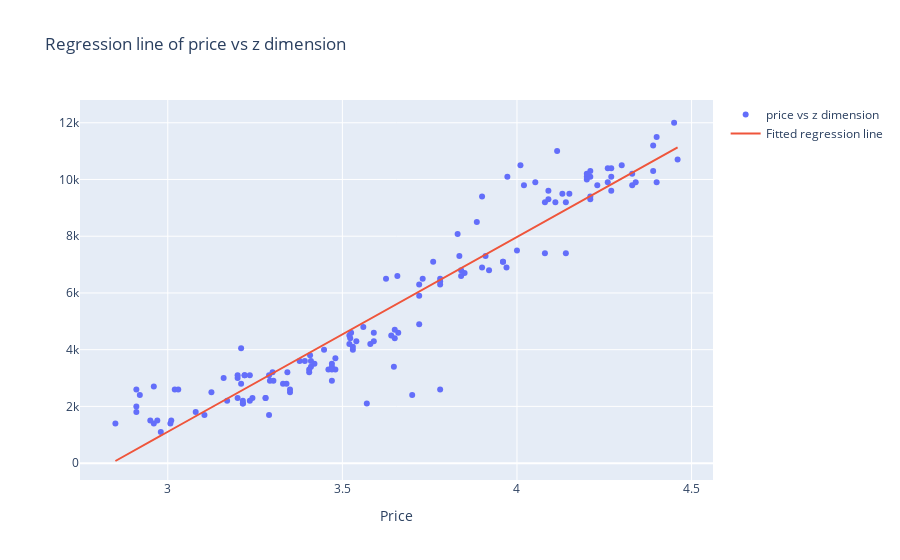

Write notebook code for a chart like this one.
### Code cell
messy_data["fitted"] = model2.fittedvalues

fig2 = go.Figure()
fig2.add_trace(go.Scatter(x=messy_data["z dimension"], y=messy_data["price"], name="price vs z dimension", mode="markers"))
fig2.add_trace(go.Scatter(x=messy_data["z dimension"], y=messy_data["fitted"], name="Fitted regression line"))
fig2.update_layout(title="Regression line of price vs z dimension", xaxis_title="Price")
fig2.show()

### Figure 1 — Plotly figure (JSON) as saved in the notebook; plotly's stock layout.template omitted (floating-point values rounded to 4 significant figures; data arrays with more than 128 entries replaced by an {"elided": "..."} marker saying what was removed)
{"data": [{"mode": "markers", "name": "price vs z dimension", "type": "scatter", "x": {"elided": "140 float values"}, "y": {"elided": "140 int values"}}, {"name": "Fitted regression line", "type": "scatter", "x": {"elided": "140 float values"}, "y": {"elided": "140 float values"}}], "layout": {"title": {"text": "Regression line of price vs z dimension"}, "xaxis": {"title": {"text": "Price"}}}}
